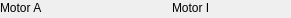
   <widget class="caFrame" name="caFrame_12">
    <property name="geometry">
     <rect>
      <x>56</x>
      <y>408</y>
      <width>291</width>
      <height>18</height>
     </rect>
    </property>
    <widget class="caLabel" name="caLabel_15">
     <property name="geometry">
      <rect>
       <x>0</x>
       <y>0</y>
       <width>90</width>
       <height>15</height>
      </rect>
     </property>
     <property name="text">
      <string>Motor A</string>
     </property>
     <property name="alignment">
      <set>Qt::AlignAbsolute|Qt::AlignLeading|Qt::AlignLeft|Qt::AlignVCenter</set>
     </property>
     <property name="fontScaleMode">
      <enum>ESimpleLabel::WidthAndHeight</enum>
     </property>
     <property name="foreground">
      <color>
       <red>0</red>
       <green>0</green>
       <blue>0</blue>
      </color>
     </property>
     <property name="background">
      <color alpha="0">
       <red>0</red>
       <green>0</green>
       <blue>0</blue>
      </color>
     </property>
     <property name="frameShape">
      <enum>QFrame::NoFrame</enum>
     </property>
    </widget>
    <widget class="caRelatedDisplay" name="caRelatedDisplay_2">
     <property name="geometry">
      <rect>
       <x>94</x>
       <y>1</y>
       <width>15</width>
       <height>15</height>
      </rect>
     </property>
     <property name="foreground">
      <color>
       <red>0</red>
       <green>0</green>
       <blue>0</blue>
      </color>
     </property>
     <property name="background">
      <color>
       <red>115</red>
       <green>223</green>
       <blue>255</blue>
      </color>
     </property>
     <property name="labels">
      <string>Motor A Extras;Motor A BISS;Motor A SSI;Motor A EtherCat;Motor A Amp;Motor A Motor</string>
     </property>
     <property name="files">
      <string>galil_motor_extras.ui ;galil_BISS.ui ;galil_SSI.ui ;galil_ECAT.ui ;galil_amp.ui ;motorx_all.ui </string>
     </property>
     <property name="args">
      <string>P=$(DMC),M=$(M1);P=$(DMC),M=$(M1);P=$(DMC),M=$(M1);P=$(DMC),M=$(M1);P=$(DMC),M=$(M1);P=$(DMC),M=$(M1)</string>
     </property>
     <property name="stackingMode" stdset="0">
      <enum>caRowColMenu::Menu</enum>
     </property>
     <property name="removeParent" stdset="0">
      <string>false;false;false;false;false;false</string>
     </property>
    </widget>
    <widget class="caLabel" name="caLabel_16">
     <property name="geometry">
      <rect>
       <x>172</x>
       <y>0</y>
       <width>90</width>
       <height>15</height>
      </rect>
     </property>
     <property name="text">
      <string>Motor I</string>
     </property>
     <property name="alignment">
      <set>Qt::AlignAbsolute|Qt::AlignLeading|Qt::AlignLeft|Qt::AlignVCenter</set>
     </property>
     <property name="fontScaleMode">
      <enum>ESimpleLabel::WidthAndHeight</enum>
     </property>
     <property name="foreground">
      <color>
       <red>0</red>
       <green>0</green>
       <blue>0</blue>
      </color>
     </property>
     <property name="background">
      <color alpha="0">
       <red>0</red>
       <green>0</green>
       <blue>0</blue>
      </color>
     </property>
     <property name="frameShape">
      <enum>QFrame::NoFrame</enum>
     </property>
    </widget>
    <widget class="caRelatedDisplay" name="caRelatedDisplay_3">
     <property name="geometry">
      <rect>
       <x>274</x>
       <y>1</y>
       <width>15</width>
       <height>15</height>
      </rect>
     </property>
     <property name="foreground">
      <color>
       <red>0</red>
       <green>0</green>
       <blue>0</blue>
      </color>
     </property>
     <property name="background">
      <color>
       <red>115</red>
       <green>223</green>
       <blue>255</blue>
      </color>
     </property>
     <property name="labels">
      <string>Motor I;Motor I kinematics</string>
     </property>
     <property name="files">
      <string>motorx_all.ui ;galil_csmotor_kinematics.ui </string>
     </property>
     <property name="args">
      <string>P=$(DMC),M=$(M9);P=$(DMC),M=$(M9),M1=$(M1),M2=$(M2),M3=$(M3),M4=$(M4),M5=$(M5),M6=$(M6),M7=$(M7),M8=$(M8),M9=$(M9),M10=$(M10),M11=$(M11),M12=$(M12),M13=$(M13),M14=$(M14),M15=$(M15),M16=$(M16)</string>
     </property>
     <property name="stackingMode" stdset="0">
      <enum>caRowColMenu::Menu</enum>
     </property>
     <property name="removeParent" stdset="0">
      <string>false;false</string>
     </property>
    </widget>
   </widget>
